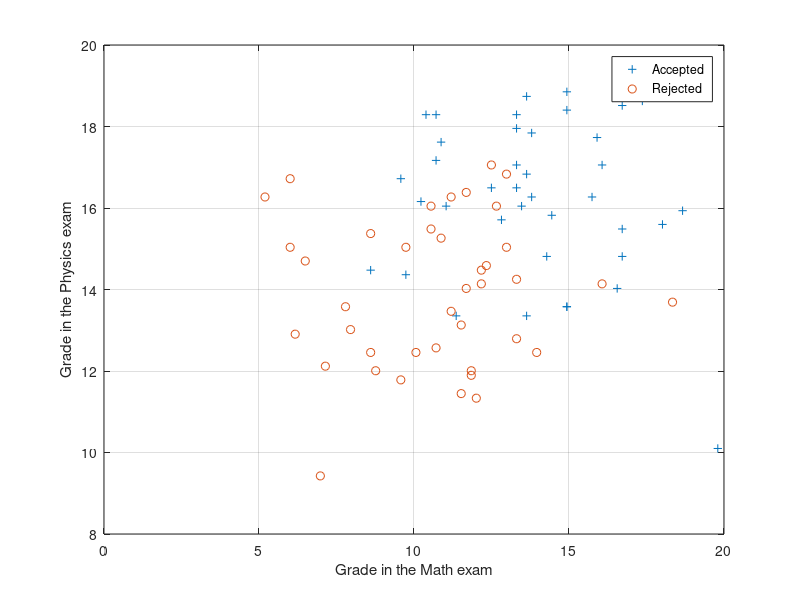

Source code (MATLAB): (Note: this script raises an error after producing the figure.)
clear all;
clc;

EPS     = 1e-10;
MAXITER = 20000;
LBD     = 0.03;

load data;

rng(seed);

% = Plot the data = %

% Indices of positive samples
accepted = find(data.accepted);

% Indices of negative samples
rejected = find(~data.accepted);

f = figure(1);
clf;

plot(data.math(accepted), data.physics(accepted), '+');
hold on;
plot(data.math(rejected), data.physics(rejected), 'o');

grid on;
xlabel('Grade in the Math exam');
ylabel('Grade in the Physics exam');
legend('Accepted', 'Rejected');

% = Train logistic regression = %
% 
% Model:
%   P(+ | x) = 1 / (1 + exp(X * W))
%
% Training method: 
%   Newton's method

% . Build dataset

X = [ones(size(data.math, 1), 1), data.math, data.physics];
Y = data.accepted;

[M, nW] = size(X);

% . Build sigmoid function

g = @(z) 1.0 ./ (1.0 + exp(-z));
G = @(z) min(1, max(z, 0));

% . Initialize weights

wlr = zeros(nW, 1);
% . Initiate Newton's method

quit = false;
i = 0;

% . Run Newton's method

while (~quit)
    
    % Logistic classifier
    h = g(X * wlr);
    
    % Gradient
    grad = ((h - Y)' * X)./M;
    
    % Hessian
    Hess = (X' * (diag(h) * diag(1 - h)) * X)./M;
    
    % Update
    wnew = wlr - (Hess^(-1))*grad';
    
    % Stopping condition
    
    err = norm(wlr - wnew);
    
    if err < EPS
        quit = true;
    end
    
    wlr = wnew;
    i = i + 1;
end

fprintf('Newton''s method concluded in %i iterations.\n', i);
disp(wlr);

% Newton's method concluded in 7 iterations.

% . Plot decision boundary, w' * X = 0

boundary(f, wlr, 'Boundary LR');


% = Train Online SVM = %
% 
% Input:
%   Data set {X, Y}
%   Regularization term LBD
%   Number of iterationr MAXITER
%
% Training method: 
%   Stochastic Gradient Descent SGD
%
% (Single-sample) reward function:
%
%   J_w(x,y) = -lbd/2 * norm(w)^2 + R(w, (x,y))
%
% with
%   
%   R(w, (x,y)) = min{1, y * (x' * w)}

% . Initialize weights

waux = zeros(nW - 1, 1);

% . Adjust training data

% Set labels in {-1, +1}

Yaux = zeros(M,1);
Yaux(accepted) = 1;
Yaux(rejected) = -1;

% Normalize inputs

Xaux = (X(:, [2,3]) - ones(M, 1) * mean(X(:, [2,3])))./(ones(M, 1)*std(X(:, [2,3]),1));

% . Run subgradient

for i = 1:MAXITER

    % Select random sample
    m = ceil(M * rand);
    
    % Compute step-size
    step = 1 / (LBD * i);
    
    % Subgradient update 
    if Yaux(m) * waux' * Xaux(m,:)' < 1
        waux = waux + step * (Yaux(m) * Xaux(m,:)' - LBD * waux);
    else
        waux = waux - step * LBD * waux;
    end
       
    % Normalize

    aux  = min(1, 1/sqrt(LBD) / norm(waux));
    waux = waux * aux;
end

% . Compute unnormalized weights

wsvm = zeros(nW, 1);

wsvm = [-(mean(X(:,2))/std(X(:,2),1)) - (mean(X(:,3))/std(X(:,3),1)), waux(1)/std(X(:,2),1), waux(2)/std(X(:,3),1)]';

disp(wsvm);

% . Plot decision boundary, w' * X = 0

boundary(f, wsvm, 'Boundary SVM');

% The result of this SVM is most probabluy wron(due some mistake in code).
% The svm decision line should be closer to the Logistic Regression one.
